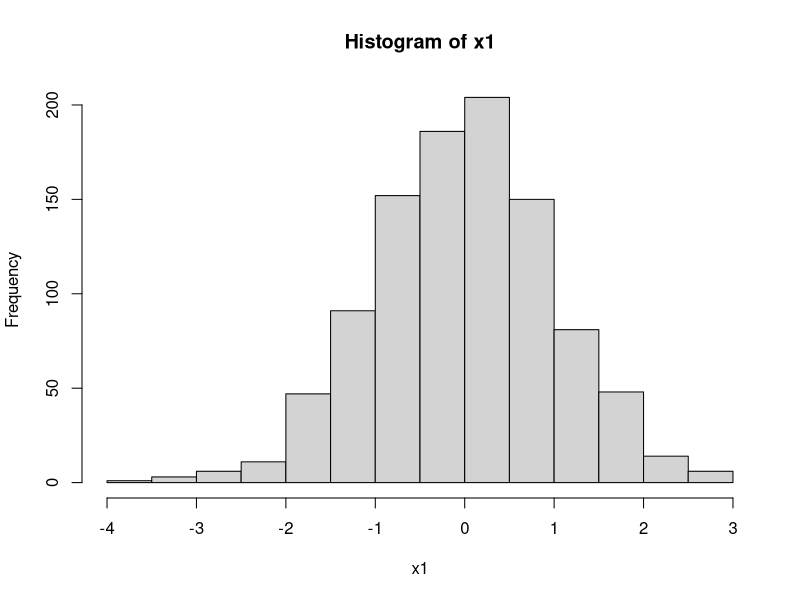
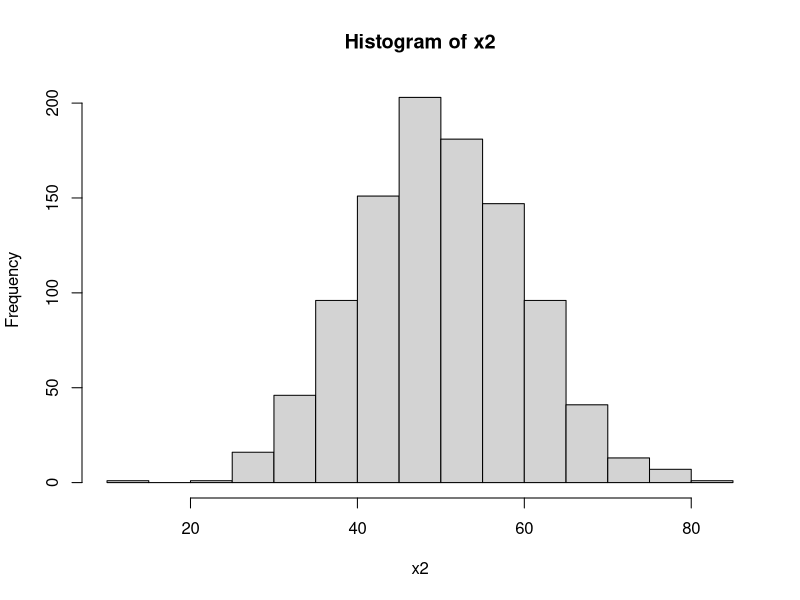
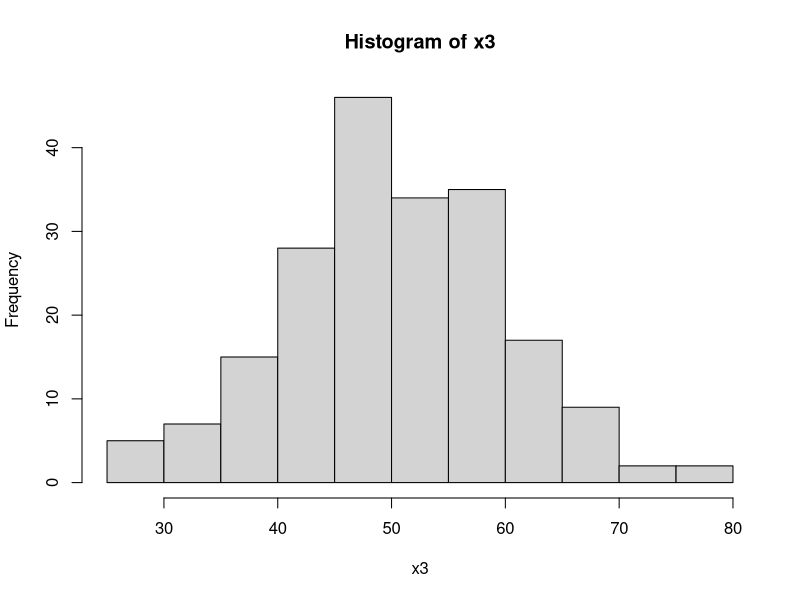

These charts were generated, in order, by the following R code:
# Generacion de muestras aleatorias ------------------------------------------
## NOTA: set.seed() antes de generar cada muestra si se quiere reproducir nuevamente

## Distribucion normal----------------------------------------------------
# rnorm(n, mean, sd) Por defecto, media = 0, sd = 1
x1 <- rnorm(1000) # 1000 muestras con media = 0 y sd = 1
summary(x1)
sd(x1)
hist(x1)
x2 <- rnorm(1000, 50, 10) # 1000 muestras con media = 50 y sd = 10
summary(x2)
sd(x2)
hist(x2)

# Funcion para truncar una normal simulada en un rango minimo y maximo
rtnorm <- function(n, mean, sd, a = -Inf, b = Inf)
  {
  qnorm(runif(n, pnorm(a, mean, sd), pnorm(b, mean, sd)), mean, sd)
  }
### Ejemplo: 200 muestras, m = 50, sd = 10, min = 25, max = 85
x3 <- rtnorm(200, 50, 10, a = 25, b = 85)
summary(x3) # notar que, si las muestras son aleatorias, el min y max no va a conicidir exacto, naturalmente.
sd(x3)
hist(x3)
